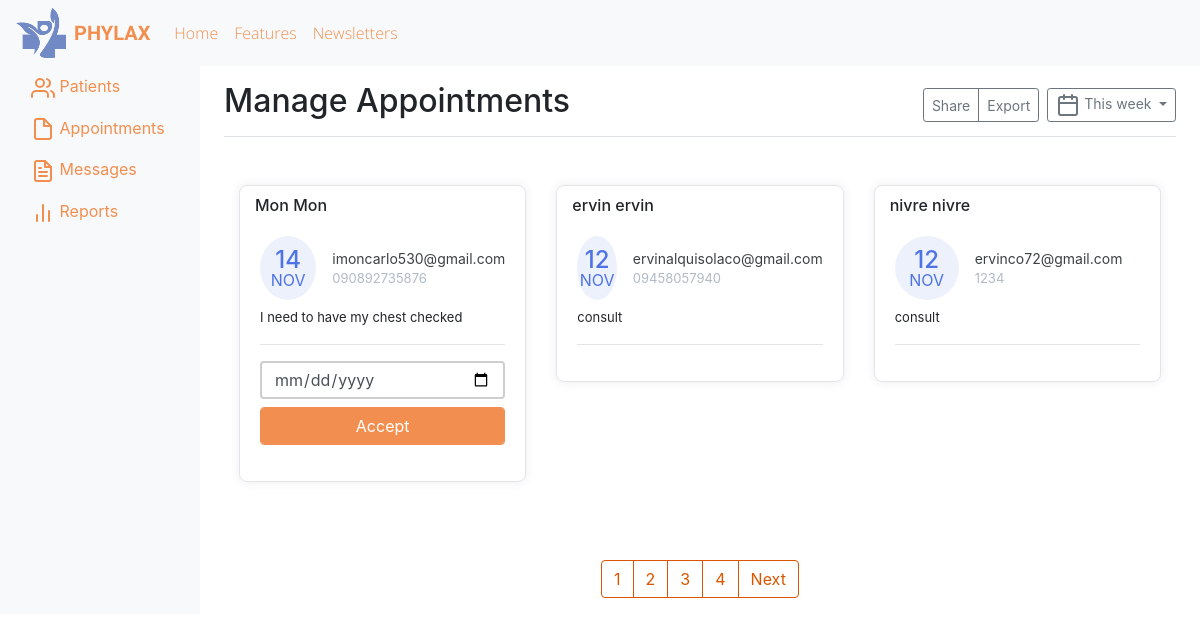
The app's page /manage-appointments/, older data.
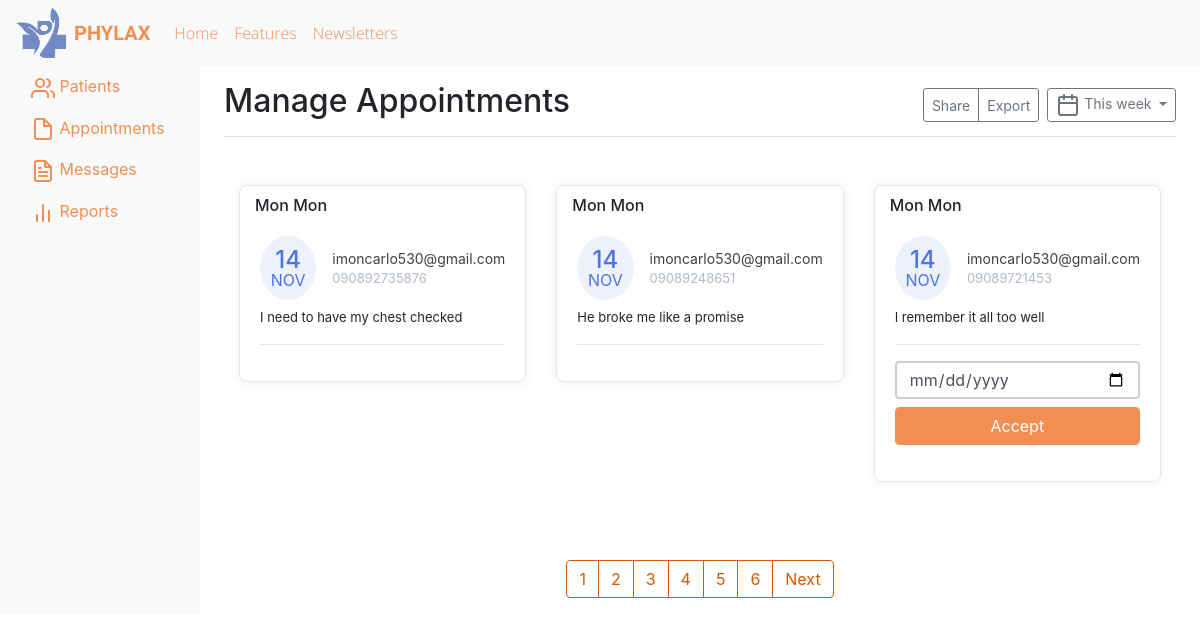
The same page, newer data.
### doctor/models.py (models this page shows, shortened)
class Appointment(models.Model):
    first_name = models.CharField(max_length=50)
    last_name = models.CharField(max_length=50)
    email = models.CharField(max_length=50)
    phone = models.CharField(max_length=50)
    request = models.TextField(blank=True)
    sent_date = models.DateField(auto_now_add=True)
    accepted = models.BooleanField(default=False)
    accepted_date = models.DateField(auto_now_add=False, null=True, blank=True)
    class Meta:
        ordering = ["-sent_date"]

### doctor/views.py (the view, shortened to what this page needs)
# urls.py: path("manage-appointments/", ManageAppointmentTemplateView.as_view(), name="manage"),
class ManageAppointmentTemplateView(ListView):
    template_name = "manage-appointments.html"
    model = Appointment
    context_object_name = "appointments"
    login_required = True
    paginate_by = 3
    def get_context_data(self,*args, **kwargs):
        context = super().get_context_data(*args, **kwargs)
        appointments = Appointment.objects.all()
        context.update({
            "title":"Manage Appointments"
        })
        return context

### doctor/context_processors.py (called while the page is built)
def get_notification(request):
    count = Appointment.objects.filter(accepted=False).count()
    data = {
        "count":count
    }
    return data

### templates/manage-appointments.html (shortened to what the changed rows need)
{% extends 'base.html' %}
{% block content %}
<body>
  <div class="container-fluid">
    <div class="row">
      <main role="main" class="col-md-9 ml-sm-auto col-lg-10 pt-3 px-4">
        <div class="d-flex justify-content-between flex-wrap flex-md-nowrap align-items-center pb-2 mb-3 border-bottom">
          <h1 class="h2">Manage Appointments</h1>
        </div>
    <div class="container mt-5">
        <div class="row">
        {% for app in appointments %}
            <div class="col-lg-4">
                <div class="card card-margin">
                    <div class="card-header no-border">
                        <h5 class="card-title">{{app.first_name}} {{app.last_name}}</h5>
                    </div>
                    <div class="card-body pt-0">
                        <div class="widget-49">
                            <div class="widget-49-title-wrapper">
                                <div class="widget-49-date-primary">
                                    <span class="widget-49-date-day">{{app.sent_date|date:"d"}}</span>
                                    <span class="widget-49-date-month">{{app.sent_date|date:"M"}}</span>
                                </div>
                                <div class="widget-49-meeting-info">
                                    <span class="widget-49-pro-title">{{app.email}}</span>
                                    <span class="widget-49-meeting-time">{{app.phone}}</span>
                                </div>
                            </div>
                            <div class="widget-49-meeting-points">
                                <span>{{app.request}}</span>
                            </div>
                            <hr class="w-100">
                            {% if app.accepted == False %}
                            <form method="POST" action="{% url 'manage' %}">
                            <div class="form-group">
                                <input type="date" name="date" class="form-control mb-2"
                                    placeholder="dd-mm-yyyy" value=""
                                    min="1997-01-01" max="2030-12-31">
                                <input class="btn-block btn-primary form-control" type="submit" value="Accept">
                            </div>
                            </form>
                            {% endif %}
                        </div>
                    </div>
                </div>
            </div>
        {% endfor %}
        </div>
        {% if is_paginated %}
        <div class="wrapper mt-5">
            <nav aria-label="Page navigation example">
                <ul class="pagination">
                    {% for number in page_obj.paginator.page_range %}
                    <li class="page-item"><a class="page-link" href="?page={{number}}">{{number}}</a></li>
                    {% endfor %}
                </ul>
            </nav>
        </div>
        {% endif %}
      </main>
    </div>
  </div>
</body>
{% endblock content %}

Row changes from the older to the newer data that the page shows:
no longer on this page (row unchanged): Appointment: first_name "ervin", last_name "ervin", sent_date "12", sent_date "NOV", email "ervinalquisolaco@gmail.com", phone "09458057940", request "consult"
no longer on this page (row unchanged): Appointment: first_name "nivre", last_name "nivre", sent_date "12", sent_date "NOV", email "ervinco72@gmail.com", phone "1234", request "consult"
changed Appointment "I need to have my chest checked": accepted False → True (drawn); value "Accept" → (not shown)
added Appointment: first_name "Mon", last_name "Mon", sent_date "14", sent_date "NOV", email "imoncarlo530@gmail.com", phone "09089248651", request "He broke me like a promise"
added Appointment: first_name "Mon", last_name "Mon", sent_date "14", sent_date "NOV", email "imoncarlo530@gmail.com", phone "09089721453", request "I remember it all too well"
Text that changed along with them:
new list line: "5"
new list line: "6"
